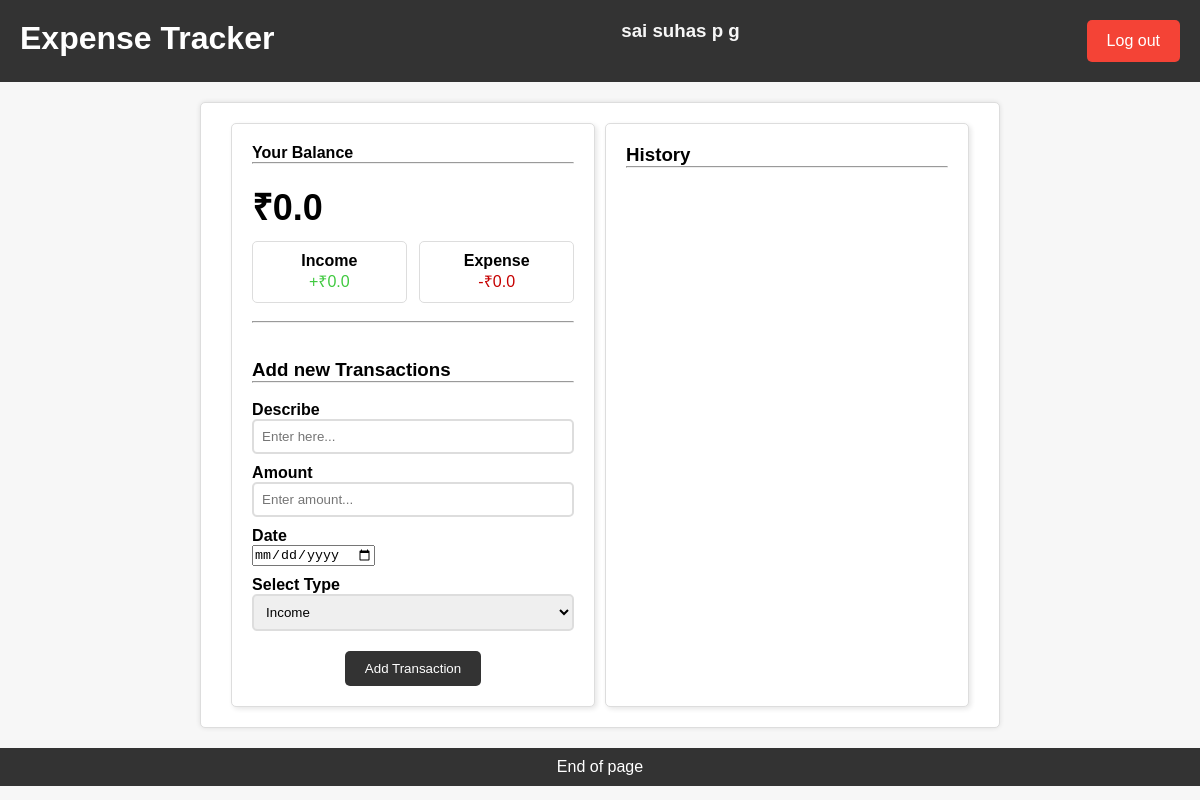
The page /home/ (signed in) on the database its author committed.
### home/models.py (models this page shows)
class Profile(models.Model):
    user = models.ForeignKey(User, on_delete=models.CASCADE)  # ! Connects user profile to a user account.
    income = models.FloatField(default=0, max_length=10)  # ! Total income earned by the user.
    expenses = models.FloatField(default=0)  # ! Total expenses incurred by the user.
    balance = models.FloatField(default=0)  # ! Current balance of the user's financial account.

### home/views.py (the view, shortened to what this page needs)
# urls.py: path("home/", views.index, name="index"),
def index(request):
    profile = models.Profile.objects.filter(user=request.user).first()
    expenses = models.Expense.objects.filter(user=request.user).order_by('-id')
    return render(request, 'home/index.html', {
        'profile': profile,
        'expenses': expenses,
    })

### home/templates/home/index.html (shortened to what this page needs)
<!DOCTYPE html>
<html>
<head>
</head>
<body>
    <div class="header">
        <h1>Expense Tracker</h1>
        {% if user.is_authenticated %}
        <h3 style="color: #f7f7f7;">{{ user }}</h3>
        <a href="/members/signout" class="logout-btn">Log out</a>
    </div>
        <div class="container">
            <div class="balance-form-section">
                <div class="your-balance-section">
                    <h4>Your Balance</h4><hr><br>
                    <h1 id="balance">₹{{profile.balance}}</h1>
                    <div class="inc-exp-container">
                        <div>
                            <h4>Income</h4>
                            <p id="money-plus" class="money plus">+₹{{profile.income}}</p>
                        </div>
                        <div>
                            <h4>Expense</h4>
                            <p id="money-minus" class="money minus">-₹{{profile.expenses}}</p>
                        </div>
                    </div>
                </div><br><hr><br><br>
                <div class="add-transaction-section">
                    <h3>Add new Transactions</h3><hr><br>
                    <form id="form" method="POST">
                        <div class="form-control">
                            <label for="text">Describe</label>
                            <input type="text" required name = "text"  placeholder="Enter here...">
                        </div>
                        <div class="form-control">
                            <label for="text">Amount</label>
                            <input type="number" required name="amount"  placeholder="Enter amount...">
                        </div>
                        <div class="form-control">
                            <label for="date">Date</label>
                            <input type="date" required name="date" placeholder="Select a date...">
                        </div>
                        <div class="form-control">
                            <label for="Text">Select Type</label>
                            <select required  name="expense_type" class="form-control">
                                <option value="income">Income</option>
                            </select>
                        </div>
                        <button class="btn add-transaction-btn" type="submit">Add Transaction</button>
                    </form>
                </div>
            </div>
            <div class="history-section">
                <h3>History</h3><hr><br>
            </div>
        </div>
    {% else %}
    <a href="{% url 'login' %}">Login</a>
    <a href="{% url 'signup' %}"></a>
    {% endif %}
    <div class="footer">
        <p>End of page</p>
    </div>
</body>
</html>

### home/templates/home/index.html (style rules this page uses)
* { margin: 0; padding: 0; box-sizing: border-box; }
body { font-family: Arial, sans-serif; background-color: #f7f7f7; }
.header { background-color: #333; color: #fff; text-align: center; padding: 20px; display: flex; justify-content: space-between; }
.container { max-width: 800px; margin: 20px auto; padding: 20px; background-color: #fff; border: 1px solid #ddd; border-radius: 5px; box-shadow: 0 0 5px rgba(0, 0, 0, 0.1); display: flex; justify-content: space-evenly; }
.container > div { flex-basis: 48%; padding: 20px; background-color: #fff; border: 1px solid #ddd; border-radius: 5px; box-shadow: 2px 2px 5px rgba(0, 0, 0, 0.1); }
#balance { font-size: 36px; margin-bottom: 10px; }
.inc-exp-container { display: flex; justify-content: space-between; }
.inc-exp-container div { flex-basis: 48%; text-align: center; padding: 10px; border: 1px solid #ddd; border-radius: 5px; }
.form-control { margin-bottom: 10px; }
.form-control label { display: block; font-weight: bold; }
.form-control input[type="text"], .form-control input[type="number"], .form-control select { width: 100%; padding: 8px; border: 2px solid #ddd; border-radius: 5px; }
.btn { display: inline-block; padding: 10px 20px; background-color: #333; color: #fff; border: none; border-radius: 5px; cursor: pointer; }
.footer { text-align: center; padding: 10px; background-color: #333; color: #fff; }
.logout-btn { display: inline-block; padding: 12px 20px; background-color: #f44336; color: #fff; border: none; border-radius: 5px; cursor: pointer; text-decoration: none; font-size: 16px; transition: background-color 0.3s ease; }
.add-transaction-btn { display: block; margin: 0 auto; }
#money-plus { color: rgb(63, 201, 63); }
#money-minus { color: rgb(198, 0, 0); }

### rows shown on the page
Profile: balance "0.0", income "0.0", expenses "0.0"

### other values the page prints
{{ user }} "sai suhas p g"
